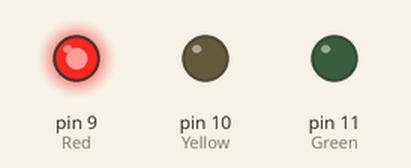
The sketch below on a simulated Arduino Uno, built with avr-gcc and run on an emulated ATmega328P. Shown: output pins drawn as LEDs (lit = HIGH).

Above: at 1.0 s.
At 2.5 s:
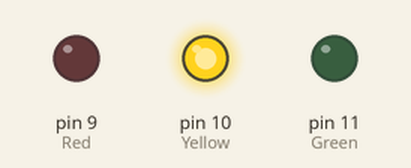
At 4.0 s:
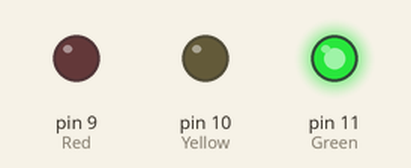
Timing chart, 0 to 6.5 s (numbered marks = the images above):
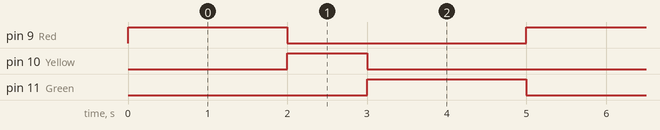

Measured:
- by itself, pin 9 (Red), pin 11 (Green): alternates HIGH for 2.0 s and LOW for 3.0 s
- by itself, pin 10 (Yellow): alternates HIGH for 1.0 s and LOW for 4.0 s
- by itself, everything shown: repeats every 5.0 s, in 4 steps

The sketch:

Traffic_light.ino
```cpp
int Red = 9;
int Yellow = 10;
int Green = 11;


void setup() {
  pinMode(Red, OUTPUT);
  pinMode(Yellow, OUTPUT);
  pinMode(Green, OUTPUT);
}

void loop() {
  digitalWrite(Red, HIGH);
  delay(2000);
  digitalWrite(Red, LOW);
  digitalWrite(Yellow, HIGH);
  delay(1000);
  digitalWrite(Yellow, LOW);
  digitalWrite(Green,HIGH);
  delay(2000);
  digitalWrite(Green,LOW);
}
```
